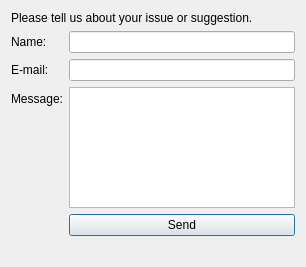
<?xml version="1.0" encoding="UTF-8"?>
<ui version="4.0">
 <class>FeedbackDialog</class>
 <widget class="QDialog" name="FeedbackDialog">
  <property name="geometry">
   <rect>
    <x>0</x>
    <y>0</y>
    <width>306</width>
    <height>267</height>
   </rect>
  </property>
  <property name="windowTitle">
   <string>Feedback</string>
  </property>
  <layout class="QGridLayout" name="gridLayout">
   <item row="1" column="0">
    <layout class="QFormLayout" name="formLayout">
     <item row="0" column="0">
      <widget class="QLabel" name="label">
       <property name="text">
        <string>Name:</string>
       </property>
      </widget>
     </item>
     <item row="1" column="0">
      <widget class="QLabel" name="label_2">
       <property name="text">
        <string>E-mail:</string>
       </property>
      </widget>
     </item>
     <item row="2" column="0">
      <widget class="QLabel" name="label_3">
       <property name="text">
        <string>Message:</string>
       </property>
      </widget>
     </item>
     <item row="0" column="1">
      <widget class="QLineEdit" name="nameEdit"/>
     </item>
     <item row="1" column="1">
      <widget class="QLineEdit" name="emailEdit"/>
     </item>
     <item row="2" column="1">
      <widget class="QTextEdit" name="messageEdit"/>
     </item>
     <item row="3" column="1">
      <widget class="QPushButton" name="sendButton">
       <property name="text">
        <string>Send</string>
       </property>
      </widget>
     </item>
    </layout>
   </item>
   <item row="0" column="0">
    <layout class="QVBoxLayout" name="verticalLayout_2">
     <item>
      <widget class="QLabel" name="label_4">
       <property name="lineWidth">
        <number>1</number>
       </property>
       <property name="midLineWidth">
        <number>0</number>
       </property>
       <property name="text">
        <string>Please tell us about your issue or suggestion.</string>
       </property>
       <property name="wordWrap">
        <bool>true</bool>
       </property>
      </widget>
     </item>
    </layout>
   </item>
   <item row="2" column="0">
    <widget class="QLabel" name="label_5">
     <property name="text">
      <string/>
     </property>
     <property name="wordWrap">
      <bool>true</bool>
     </property>
    </widget>
   </item>
  </layout>
 </widget>
 <resources/>
 <connections/>
</ui>
